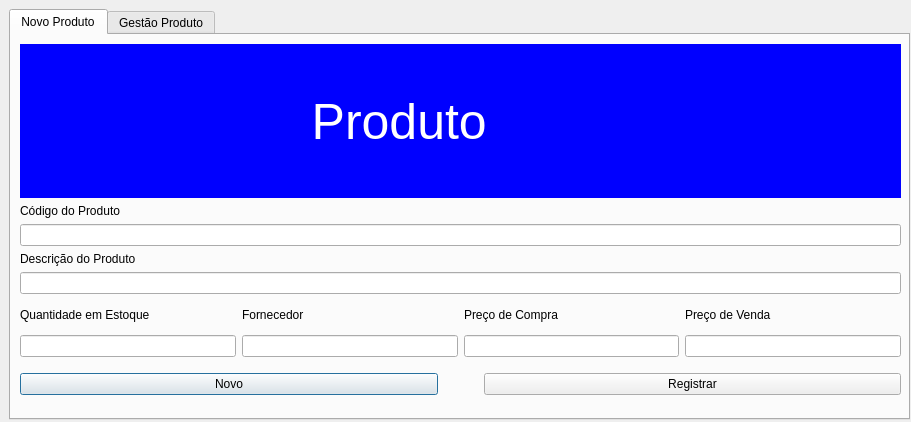
<?xml version="1.0" encoding="UTF-8"?>
<ui version="4.0">
 <class>fm_gestao_estoque</class>
 <widget class="QDialog" name="fm_gestao_estoque">
  <property name="geometry">
   <rect>
    <x>0</x>
    <y>0</y>
    <width>911</width>
    <height>422</height>
   </rect>
  </property>
  <property name="windowTitle">
   <string>Dialog</string>
  </property>
  <widget class="QTabWidget" name="tabWidget">
   <property name="geometry">
    <rect>
     <x>9</x>
     <y>9</y>
     <width>901</width>
     <height>411</height>
    </rect>
   </property>
   <property name="currentIndex">
    <number>0</number>
   </property>
   <widget class="QWidget" name="tab_2">
    <attribute name="title">
     <string>Novo Produto</string>
    </attribute>
    <widget class="QWidget" name="layoutWidget">
     <property name="geometry">
      <rect>
       <x>9</x>
       <y>9</y>
       <width>881</width>
       <height>351</height>
      </rect>
     </property>
     <layout class="QVBoxLayout" name="verticalLayout_13">
      <item>
       <layout class="QVBoxLayout" name="verticalLayout_10">
        <item>
         <widget class="QLabel" name="label_19">
          <property name="styleSheet">
           <string notr="true">background-color: blue;
color: white;
font-size:50px;</string>
          </property>
          <property name="text">
           <string>                     Produto</string>
          </property>
         </widget>
        </item>
        <item>
         <layout class="QVBoxLayout" name="verticalLayout_9">
          <item>
           <layout class="QVBoxLayout" name="verticalLayout_12">
            <item>
             <layout class="QVBoxLayout" name="verticalLayout_11">
              <item>
               <layout class="QVBoxLayout" name="verticalLayout_3">
                <item>
                 <widget class="QLabel" name="label">
                  <property name="text">
                   <string>Código do Produto</string>
                  </property>
                 </widget>
                </item>
                <item>
                 <widget class="QLineEdit" name="lineEdit"/>
                </item>
               </layout>
              </item>
              <item>
               <layout class="QVBoxLayout" name="verticalLayout_6">
                <item>
                 <widget class="QLabel" name="label_3">
                  <property name="text">
                   <string>Descrição do Produto</string>
                  </property>
                 </widget>
                </item>
                <item>
                 <layout class="QVBoxLayout" name="verticalLayout_5">
                  <item>
                   <widget class="QLineEdit" name="lineEdit_3"/>
                  </item>
                 </layout>
                </item>
               </layout>
              </item>
             </layout>
            </item>
           </layout>
          </item>
          <item>
           <layout class="QHBoxLayout" name="horizontalLayout">
            <item>
             <layout class="QVBoxLayout" name="verticalLayout">
              <item>
               <widget class="QLabel" name="label_2">
                <property name="text">
                 <string>Quantidade em Estoque</string>
                </property>
               </widget>
              </item>
              <item>
               <widget class="QLineEdit" name="lineEdit_2"/>
              </item>
             </layout>
            </item>
            <item>
             <layout class="QVBoxLayout" name="verticalLayout_7">
              <item>
               <widget class="QLabel" name="label_4">
                <property name="text">
                 <string>Fornecedor</string>
                </property>
               </widget>
              </item>
              <item>
               <widget class="QLineEdit" name="lineEdit_4"/>
              </item>
             </layout>
            </item>
            <item>
             <layout class="QVBoxLayout" name="verticalLayout_4">
              <item>
               <widget class="QLabel" name="label_5">
                <property name="text">
                 <string>Preço de Compra</string>
                </property>
               </widget>
              </item>
              <item>
               <widget class="QLineEdit" name="lineEdit_5"/>
              </item>
             </layout>
            </item>
            <item>
             <layout class="QVBoxLayout" name="verticalLayout_8">
              <item>
               <widget class="QLabel" name="label_6">
                <property name="text">
                 <string>Preço de Venda</string>
                </property>
               </widget>
              </item>
              <item>
               <widget class="QLineEdit" name="lineEdit_6"/>
              </item>
             </layout>
            </item>
           </layout>
          </item>
         </layout>
        </item>
       </layout>
      </item>
      <item>
       <spacer name="verticalSpacer">
        <property name="orientation">
         <enum>Qt::Vertical</enum>
        </property>
        <property name="sizeType">
         <enum>QSizePolicy::Fixed</enum>
        </property>
        <property name="sizeHint" stdset="0">
         <size>
          <width>17</width>
          <height>10</height>
         </size>
        </property>
       </spacer>
      </item>
      <item>
       <layout class="QHBoxLayout" name="horizontalLayout_2">
        <item>
         <widget class="QPushButton" name="pushButton">
          <property name="text">
           <string>Novo</string>
          </property>
         </widget>
        </item>
        <item>
         <spacer name="horizontalSpacer">
          <property name="orientation">
           <enum>Qt::Horizontal</enum>
          </property>
          <property name="sizeType">
           <enum>QSizePolicy::Fixed</enum>
          </property>
          <property name="sizeHint" stdset="0">
           <size>
            <width>40</width>
            <height>20</height>
           </size>
          </property>
         </spacer>
        </item>
        <item>
         <widget class="QPushButton" name="pushButton_2">
          <property name="text">
           <string>Registrar</string>
          </property>
         </widget>
        </item>
       </layout>
      </item>
     </layout>
    </widget>
   </widget>
   <widget class="QWidget" name="tab">
    <attribute name="title">
     <string>Gestão Produto</string>
    </attribute>
    <widget class="QTableWidget" name="tableWidget">
     <property name="geometry">
      <rect>
       <x>260</x>
       <y>170</y>
       <width>621</width>
       <height>181</height>
      </rect>
     </property>
    </widget>
    <widget class="QGroupBox" name="groupBox">
     <property name="geometry">
      <rect>
       <x>260</x>
       <y>20</y>
       <width>621</width>
       <height>141</height>
      </rect>
     </property>
     <property name="title">
      <string>Filtrar por:</string>
     </property>
     <widget class="QWidget" name="layoutWidget">
      <property name="geometry">
       <rect>
        <x>180</x>
        <y>13</y>
        <width>431</width>
        <height>121</height>
       </rect>
      </property>
      <layout class="QVBoxLayout" name="verticalLayout_31">
       <item>
        <widget class="QLabel" name="label_26">
         <property name="baseSize">
          <size>
           <width>5</width>
           <height>0</height>
          </size>
         </property>
         <property name="styleSheet">
          <string notr="true">color: white;
font: 75 8pt &quot;MS Shell Dlg 2&quot;;
background-color: blue;
font-size: 40px;</string>
         </property>
         <property name="text">
          <string>            Filtrar</string>
         </property>
        </widget>
       </item>
       <item>
        <layout class="QHBoxLayout" name="horizontalLayout_13">
         <item>
          <widget class="QLineEdit" name="txt_ge_filtrar"/>
         </item>
         <item>
          <widget class="QPushButton" name="btn_ge_pesquisar">
           <property name="text">
            <string>Pesquisar</string>
           </property>
          </widget>
         </item>
        </layout>
       </item>
      </layout>
     </widget>
     <widget class="QWidget" name="layoutWidget">
      <property name="geometry">
       <rect>
        <x>10</x>
        <y>20</y>
        <width>161</width>
        <height>101</height>
       </rect>
      </property>
      <layout class="QVBoxLayout" name="verticalLayout_42">
       <item>
        <widget class="QRadioButton" name="radioButton">
         <property name="text">
          <string>Código </string>
         </property>
         <property name="checked">
          <bool>true</bool>
         </property>
        </widget>
       </item>
       <item>
        <widget class="QRadioButton" name="radioButton_2">
         <property name="text">
          <string>Descrição</string>
         </property>
         <property name="iconSize">
          <size>
           <width>20</width>
           <height>16</height>
          </size>
         </property>
        </widget>
       </item>
      </layout>
     </widget>
    </widget>
    <widget class="QWidget" name="layoutWidget">
     <property name="geometry">
      <rect>
       <x>10</x>
       <y>10</y>
       <width>208</width>
       <height>362</height>
      </rect>
     </property>
     <layout class="QVBoxLayout" name="verticalLayout_33">
      <item>
       <layout class="QVBoxLayout" name="verticalLayout_26">
        <item>
         <widget class="QLabel" name="label_23">
          <property name="text">
           <string>Produto</string>
          </property>
         </widget>
        </item>
        <item>
         <widget class="QLineEdit" name="txt_ge_produto"/>
        </item>
       </layout>
      </item>
      <item>
       <layout class="QVBoxLayout" name="verticalLayout_32">
        <item>
         <layout class="QVBoxLayout" name="verticalLayout_25">
          <item>
           <widget class="QLabel" name="label_20">
            <property name="text">
             <string>Código do Produto</string>
            </property>
           </widget>
          </item>
          <item>
           <widget class="QLineEdit" name="txt_ge_codigo"/>
          </item>
         </layout>
        </item>
        <item>
         <layout class="QVBoxLayout" name="verticalLayout_30">
          <item>
           <widget class="QLabel" name="label_25">
            <property name="text">
             <string>Fornecedor</string>
            </property>
           </widget>
          </item>
          <item>
           <widget class="QLineEdit" name="txt_ge_fornecedor"/>
          </item>
         </layout>
        </item>
        <item>
         <layout class="QVBoxLayout" name="verticalLayout_29">
          <item>
           <widget class="QLabel" name="label_24">
            <property name="text">
             <string>Quantidade</string>
            </property>
           </widget>
          </item>
          <item>
           <widget class="QLineEdit" name="txt_ge_quantidade"/>
          </item>
         </layout>
        </item>
        <item>
         <layout class="QVBoxLayout" name="verticalLayout_28">
          <item>
           <widget class="QLabel" name="label_22">
            <property name="text">
             <string>Valor Venda</string>
            </property>
           </widget>
          </item>
          <item>
           <widget class="QLineEdit" name="txt_ge_valor_venda"/>
          </item>
         </layout>
        </item>
        <item>
         <layout class="QVBoxLayout" name="verticalLayout_27">
          <item>
           <widget class="QLabel" name="label_21">
            <property name="text">
             <string>Valor Compra</string>
            </property>
           </widget>
          </item>
          <item>
           <widget class="QLineEdit" name="txt_ge_valor_compra"/>
          </item>
         </layout>
        </item>
        <item>
         <spacer name="verticalSpacer_3">
          <property name="orientation">
           <enum>Qt::Vertical</enum>
          </property>
          <property name="sizeHint" stdset="0">
           <size>
            <width>20</width>
            <height>40</height>
           </size>
          </property>
         </spacer>
        </item>
        <item>
         <layout class="QHBoxLayout" name="horizontalLayout_5">
          <item>
           <widget class="QPushButton" name="btn_ge_registrar">
            <property name="text">
             <string>Registrar</string>
            </property>
           </widget>
          </item>
          <item>
           <spacer name="horizontalSpacer_2">
            <property name="orientation">
             <enum>Qt::Horizontal</enum>
            </property>
            <property name="sizeHint" stdset="0">
             <size>
              <width>40</width>
              <height>20</height>
             </size>
            </property>
           </spacer>
          </item>
          <item>
           <widget class="QPushButton" name="btn_ge_excluir">
            <property name="text">
             <string>Excluir</string>
            </property>
           </widget>
          </item>
         </layout>
        </item>
       </layout>
      </item>
     </layout>
    </widget>
   </widget>
  </widget>
 </widget>
 <resources/>
 <connections/>
</ui>
